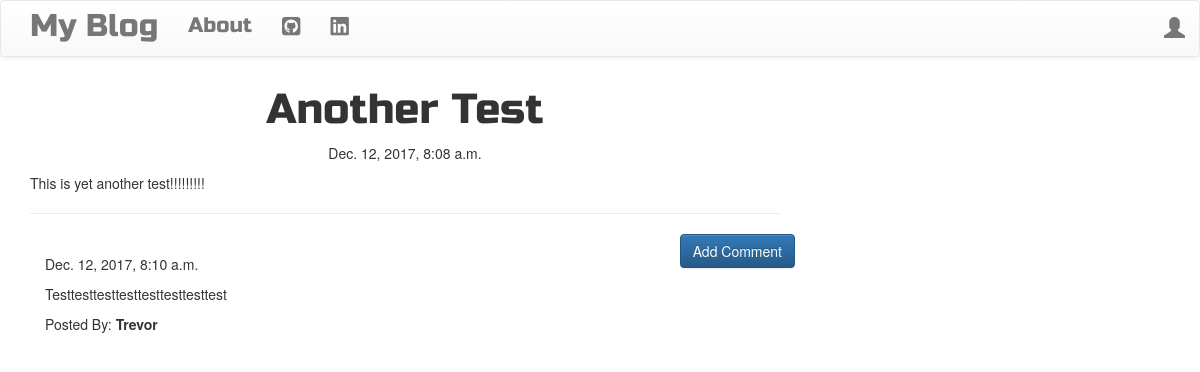
/post/6, run on the app's committed database.
### blog/models.py (models this page shows, shortened)
class Post(models.Model):
  author = models.ForeignKey('auth.User',on_delete=models.CASCADE,)
  title = models.CharField(max_length=200)
  text = models.TextField()
  created_date = models.DateTimeField(default=timezone.now)
  published_date = models.DateTimeField(blank=True,null=True)

class Comment(models.Model):
  post = models.ForeignKey('blog.post',related_name='comments',on_delete=models.CASCADE,)
  author = models.CharField(max_length=200)
  text = models.TextField()
  created_date = models.DateTimeField(default=timezone.now())
  approved_comment = models.BooleanField(default=False)

### blog/views.py (the view)
# urls.py: url(r'^post/(?P<pk>\d+)$',views.PostDetailView.as_view(),name='post_detail'),
class PostDetailView(DetailView):
  model = Post

### blog/templates/blog/post_detail.html (shortened to what this page needs)
{% extends 'blog/base.html' %}
{% block content %}
  <h1 class="posttitle loader">{{ post.title }}</h1>
  {% if post.published_date %}
    <div class="date postdate loader">
      {{ post.published_date }}
    </div>
  {% else %}
    <a href="{% url 'post_publish' pk=post.pk %}" class="btn btn-default">Publish</a>
  {% endif %}
  <p class="postcontent loader">{{ post.text|safe|linebreaksbr }}</p>
  <hr>
  <a class="btn btn-primary btn-comment" href="{% url 'add_comment_to_post' pk=post.pk %}">Add Comment</a>
  <div class="container">
    {% for comment in post.comments.all %}
      <br>
      {% if user.is_authenticated or comment.approved_comment %}
        {{ comment.created_date }}
        <p class="loader">{{ comment.text|safe|linebreaks }}</p>
        <p class="loader">Posted By: <b>{{ comment.author }}</b></p>
      {% endif %}
      {% empty %}
        <p class="loader">No Comments</p>
    {% endfor %}
  </div>
{% endblock %}

### blog/static/css/blog.css (style rules this page uses)
.postdate { text-align: center; }
.posttitle { font-family: 'Russo One', sans-serif; font-size: 3em; text-align: center; }
.postcontent { font-family: 'Monteserrat', sans-serif; font-size: 1.5em; }
.btn-comment { position: absolute; right: 0; }
.loader { filter: hue-rotate(0deg); color: linear-gradient(45deg, #0f8, #08f); animation: hue 10000ms infinite linear; }

### data on the page
Post: title "Another Test", published_date "Dec. 12, 2017, 8:08 a.m.", text "This is yet another test!!!!!!!!!"
Comment: created_date "Dec. 12, 2017, 8:10 a.m.", text "Testtesttesttesttesttesttesttest", author "Trevor"
